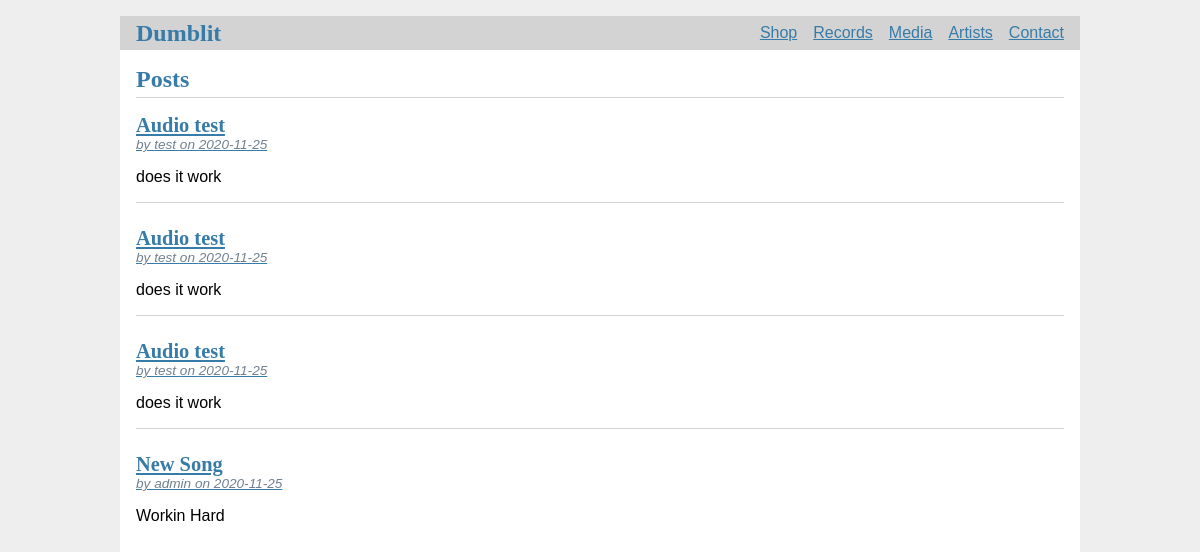
Before: / with the older database file.
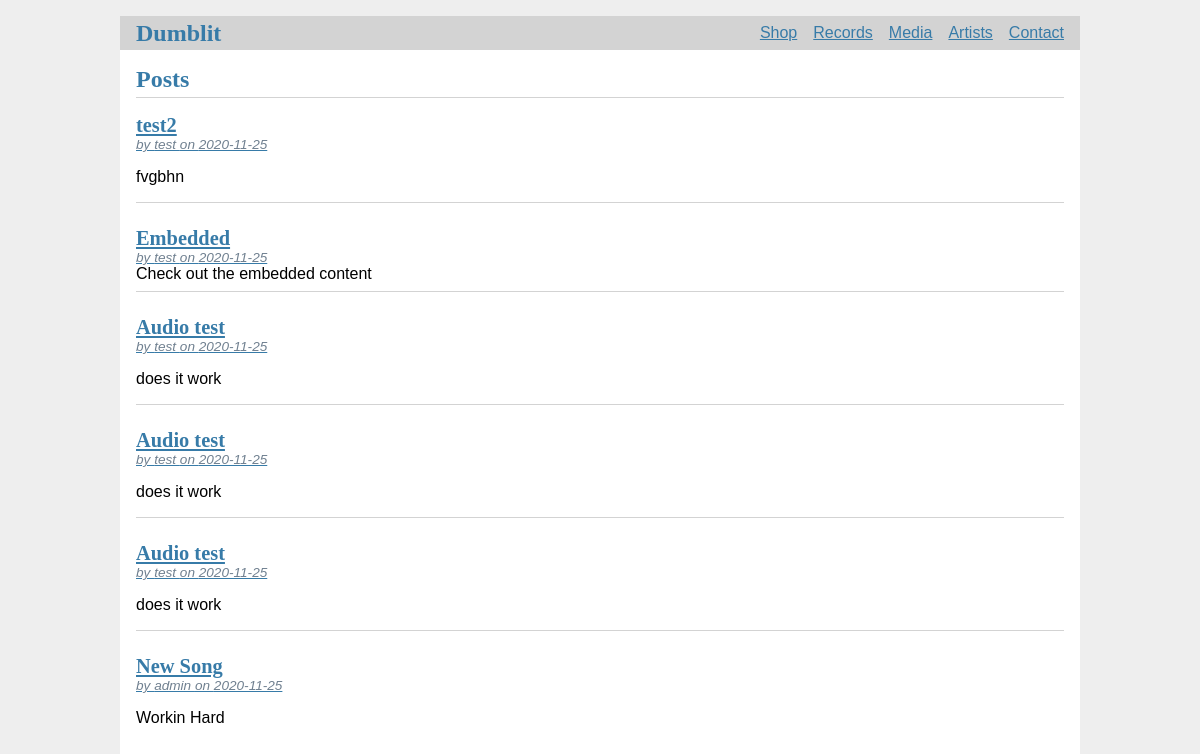
After: the same page with the newer database file.
### tables this page shows
CREATE TABLE Post (
  id INTEGER PRIMARY KEY AUTOINCREMENT,
  author_id INTEGER NOT NULL,
  created TIMESTAMP NOT NULL DEFAULT CURRENT_TIMESTAMP,
  title TEXT NOT NULL,
  body TEXT NOT NULL,
  file TEXT NOT NULL,
  FOREIGN KEY (author_id) REFERENCES user (id)
);

CREATE TABLE user (
  id INTEGER PRIMARY KEY AUTOINCREMENT,
  username TEXT UNIQUE NOT NULL,
  password TEXT NOT NULL
);

### flaskr/blog.py (the view)
@bp.route("/")
def index():
    db = get_db()
    posts = db.execute(
        "SELECT p.id, title, body, created, author_id, username"
        " FROM post p JOIN user u ON p.author_id = u.id"
        " ORDER BY created DESC"
    ).fetchall()
    return render_template("blog/index.html", posts=posts)

### flaskr/auth.py (called while the page is built)
@bp.before_app_request
def load_logged_in_user():
    user_id = session.get("user_id")
    if user_id is None:
        g.user = None
    else:
        g.user = (
            get_db().execute("SELECT * FROM user WHERE id = ?", (user_id,)).fetchone()
        )

### flaskr/db.py (called while the page is built)
def get_db():
    if "db" not in g:
        g.db = sqlite3.connect(
            current_app.config["DATABASE"], detect_types=sqlite3.PARSE_DECLTYPES
        )
        g.db.row_factory = sqlite3.Row
    return g.db

### flaskr/templates/blog/index.html (shortened to what this page needs)
{% extends 'base.html' %}
{% block header %}
  <h1>{% block title %}Posts{% endblock %}</h1>
{% endblock %}
{% block content %}
  {% for post in posts %}
    <article class="post">
      <header>
        <div>
          <a href="{{url_for('blog.post', id=post['id'])}}">
            <h1>{{ post['title'] }}</h1>
            <div class="about">by {{ post['username'] }} on {{ post['created'].strftime('%Y-%m-%d') }}</div>
          </a>
        </div>
      </header>
      {% if ("<iframe" in post['body']) %}
        Check out the embedded content
      {% else %}
        <p class="body">{{ post['body'] }}</p>
      {% endif %}
    </article>
    {% if not loop.last %}
      <hr>
    {% endif %}
  {% endfor %}
{% endblock %}

Changed rows visible on the page:
added Post: title "test2", username "test", created "2020-11-25", body "fvgbhn"
added Post: title "Embedded", username "test", created "2020-11-25", shows "Check out the embedded content"
